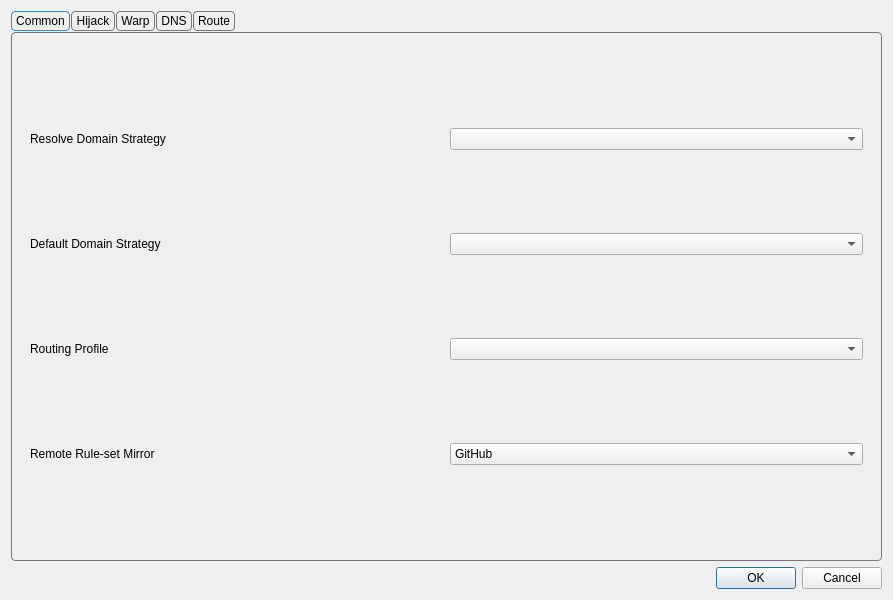
<?xml version="1.0" encoding="UTF-8"?>
<ui version="4.0">
 <class>DialogManageRoutes</class>
 <widget class="QDialog" name="DialogManageRoutes">
  <property name="geometry">
   <rect>
    <x>0</x>
    <y>0</y>
    <width>893</width>
    <height>600</height>
   </rect>
  </property>
  <property name="windowTitle">
   <string>Routes</string>
  </property>
  <layout class="QVBoxLayout" name="verticalLayout">
   <item>
    <widget class="QTabWidget" name="tabWidget">
     <property name="styleSheet">
      <string notr="true">QTabWidget::pane {
    margin-top: 1px;
    border: 1px solid #777777;
    border-radius: 4px;
}

QTabBar {
    background: transparent;
    qproperty-drawBase: 0;
}

QTabBar::tab {
    border: 1px solid #777777;
    border-radius: 4px;

    padding: 2px 4px;
    margin-right: 1px;
}

QTabBar::tab:selected {
    border: 1px solid palette(highlight);
}

QTabBar::tab:!selected {
    border: 1px solid #777777;
}

QTabBar::tab:hover:!selected {
    border: 1px solid #777777;
}</string>
     </property>
     <property name="currentIndex">
      <number>0</number>
     </property>
     <widget class="QWidget" name="tab">
      <attribute name="title">
       <string>Common</string>
      </attribute>
      <layout class="QVBoxLayout" name="verticalLayout_3">
       <item>
        <widget class="QWidget" name="widget" native="true">
         <layout class="QGridLayout" name="gridLayout_2">
          <item row="3" column="1">
           <widget class="QComboBox" name="route_prof"/>
          </item>
          <item row="2" column="0">
           <widget class="QLabel" name="label_3">
            <property name="toolTip">
             <string>&lt;html&gt;&lt;head/&gt;&lt;body&gt;&lt;p&gt;Used as default strategy when resolving outbound/dns server Domain addresses&lt;/p&gt;&lt;/body&gt;&lt;/html&gt;</string>
            </property>
            <property name="text">
             <string>Default Domain Strategy</string>
            </property>
           </widget>
          </item>
          <item row="1" column="1">
           <widget class="QComboBox" name="domainStrategyCombo">
            <property name="editable">
             <bool>false</bool>
            </property>
           </widget>
          </item>
          <item row="2" column="1">
           <widget class="QComboBox" name="default_domain_strategy">
            <property name="editable">
             <bool>false</bool>
            </property>
           </widget>
          </item>
          <item row="4" column="0">
           <widget class="QLabel" name="ruleset_mirror_l">
            <property name="text">
             <string>Remote Rule-set Mirror</string>
            </property>
           </widget>
          </item>
          <item row="1" column="0">
           <widget class="QLabel" name="label_6">
            <property name="toolTip">
             <string>&lt;html&gt;&lt;head/&gt;&lt;body&gt;&lt;p&gt;If not empty, resolves domains in requests according to the strategy&lt;/p&gt;&lt;/body&gt;&lt;/html&gt;</string>
            </property>
            <property name="text">
             <string>Resolve Domain Strategy</string>
            </property>
           </widget>
          </item>
          <item row="3" column="0">
           <widget class="QLabel" name="route_prof_l">
            <property name="text">
             <string>Routing Profile</string>
            </property>
           </widget>
          </item>
          <item row="4" column="1">
           <widget class="QComboBox" name="ruleset_mirror">
            <item>
             <property name="text">
              <string>GitHub</string>
             </property>
            </item>
            <item>
             <property name="text">
              <string>jsDelivr(Cloudflare)</string>
             </property>
            </item>
            <item>
             <property name="text">
              <string>jsDelivr(Gcore)</string>
             </property>
            </item>
            <item>
             <property name="text">
              <string>jsDelivr(Quantil)</string>
             </property>
            </item>
            <item>
             <property name="text">
              <string>jsDelivr(Fastly)</string>
             </property>
            </item>
            <item>
             <property name="text">
              <string>jsDelivr(CDN)</string>
             </property>
            </item>
           </widget>
          </item>
         </layout>
        </widget>
       </item>
      </layout>
     </widget>
     <widget class="QWidget" name="tab_4">
      <attribute name="title">
       <string>Hijack</string>
      </attribute>
      <layout class="QVBoxLayout" name="verticalLayout_7">
       <item>
        <widget class="QGroupBox" name="hijack_box">
         <property name="title">
          <string>DNS Server</string>
         </property>
         <layout class="QFormLayout" name="formLayout">
          <item row="0" column="0">
           <widget class="QCheckBox" name="dnshijack_enable">
            <property name="text">
             <string>Enable</string>
            </property>
           </widget>
          </item>
          <item row="0" column="1">
           <widget class="QPushButton" name="dnshijack_what">
            <property name="text">
             <string>How does it work?</string>
            </property>
           </widget>
          </item>
          <item row="3" column="0">
           <widget class="QLabel" name="dnshijack_listenport_l">
            <property name="text">
             <string>Listen Port</string>
            </property>
           </widget>
          </item>
          <item row="3" column="1">
           <widget class="QLineEdit" name="dnshijack_listenport"/>
          </item>
          <item row="4" column="0">
           <widget class="QLabel" name="dnshijack_v4resp_l">
            <property name="text">
             <string>IPv4 Response</string>
            </property>
           </widget>
          </item>
          <item row="4" column="1">
           <widget class="QLineEdit" name="dnshijack_v4resp"/>
          </item>
          <item row="5" column="0">
           <widget class="QLabel" name="dnshijack_v6resp_l">
            <property name="text">
             <string>IPv6 Response</string>
            </property>
           </widget>
          </item>
          <item row="5" column="1">
           <widget class="QLineEdit" name="dnshijack_v6resp"/>
          </item>
          <item row="6" column="0">
           <widget class="QLabel" name="dnshijack_rules_l">
            <property name="toolTip">
             <string>&lt;html&gt;&lt;head/&gt;&lt;body&gt;&lt;p&gt;Following format should be used:&lt;br/&gt;domain:a.com&lt;/p&gt;&lt;p&gt;suffix:a.com&lt;/p&gt;&lt;p&gt;regex:someregex&lt;/p&gt;&lt;p&gt;rule_set:nameOfRuleSet&lt;/p&gt;&lt;/body&gt;&lt;/html&gt;</string>
            </property>
            <property name="text">
             <string>Rules</string>
            </property>
           </widget>
          </item>
          <item row="6" column="1">
           <widget class="QTextEdit" name="dnshijack_rules"/>
          </item>
          <item row="2" column="1">
           <widget class="QCheckBox" name="dnshijack_allow_lan">
            <property name="toolTip">
             <string>&lt;html&gt;&lt;head/&gt;&lt;body&gt;&lt;p&gt;Whether to listen on 0.0.0.0 so that other devices on LAN can use this server&lt;/p&gt;&lt;/body&gt;&lt;/html&gt;</string>
            </property>
            <property name="text">
             <string>Allow Lan to Connect</string>
            </property>
           </widget>
          </item>
         </layout>
        </widget>
       </item>
       <item>
        <widget class="QGroupBox" name="groupBox_3">
         <property name="title">
          <string>Redirect Settings</string>
         </property>
         <layout class="QFormLayout" name="formLayout_2">
          <item row="2" column="1">
           <widget class="QLineEdit" name="redirect_listenport"/>
          </item>
          <item row="2" column="0">
           <widget class="QLabel" name="redirect_listenport_l">
            <property name="text">
             <string>Listen Port</string>
            </property>
           </widget>
          </item>
          <item row="0" column="0">
           <widget class="QCheckBox" name="redirect_enable">
            <property name="text">
             <string>Enable</string>
            </property>
           </widget>
          </item>
          <item row="1" column="1">
           <widget class="QLineEdit" name="redirect_listenaddr"/>
          </item>
          <item row="1" column="0">
           <widget class="QLabel" name="redirect_listenaddr_l">
            <property name="text">
             <string>Listen Address</string>
            </property>
           </widget>
          </item>
         </layout>
        </widget>
       </item>
      </layout>
     </widget>
     <widget class="QWidget" name="tab_5">
      <attribute name="title">
       <string>Warp</string>
      </attribute>
      <layout class="QVBoxLayout" name="verticalLayout_8">
       <item>
        <widget class="QWidget" name="widget_3" native="true">
         <layout class="QFormLayout" name="formLayout_3">
          <item row="0" column="0">
           <widget class="QCheckBox" name="enable_warp">
            <property name="toolTip">
             <string>&lt;html&gt;&lt;head/&gt;&lt;body&gt;&lt;p&gt;Enables the following config to be used as egress, useful for bypassing services restrciting non-warp VPNs&lt;/p&gt;&lt;/body&gt;&lt;/html&gt;</string>
            </property>
            <property name="text">
             <string>Enable Warp</string>
            </property>
           </widget>
          </item>
          <item row="1" column="0">
           <widget class="QLabel" name="label_7">
            <property name="text">
             <string>Endpoint</string>
            </property>
           </widget>
          </item>
          <item row="1" column="1">
           <widget class="QLineEdit" name="warp_ep"/>
          </item>
          <item row="2" column="0">
           <widget class="QLabel" name="label_4">
            <property name="text">
             <string>Private Key</string>
            </property>
           </widget>
          </item>
          <item row="2" column="1">
           <widget class="QLineEdit" name="warp_private_key"/>
          </item>
          <item row="3" column="0">
           <widget class="QLabel" name="label_5">
            <property name="text">
             <string>Public Key</string>
            </property>
           </widget>
          </item>
          <item row="3" column="1">
           <widget class="QLineEdit" name="warp_public_key"/>
          </item>
          <item row="7" column="1">
           <widget class="QPushButton" name="warp_autogen">
            <property name="toolTip">
             <string>&lt;html&gt;&lt;head/&gt;&lt;body&gt;&lt;p&gt;Gets a new config from cloudflare API&lt;/p&gt;&lt;/body&gt;&lt;/html&gt;</string>
            </property>
            <property name="text">
             <string>Generate Warp Config</string>
            </property>
           </widget>
          </item>
          <item row="5" column="1">
           <widget class="QLineEdit" name="warp_reserved"/>
          </item>
          <item row="5" column="0">
           <widget class="QLabel" name="label">
            <property name="text">
             <string>Reserved</string>
            </property>
           </widget>
          </item>
          <item row="4" column="0">
           <widget class="QLabel" name="label_12">
            <property name="text">
             <string>Interface Addresses</string>
            </property>
           </widget>
          </item>
          <item row="4" column="1">
           <widget class="QLineEdit" name="warp_ifc_addrs"/>
          </item>
         </layout>
        </widget>
       </item>
      </layout>
     </widget>
     <widget class="QWidget" name="tab_3">
      <attribute name="title">
       <string>DNS</string>
      </attribute>
      <layout class="QVBoxLayout" name="verticalLayout_4">
       <item>
        <widget class="QGroupBox" name="simple_dns_box">
         <property name="title">
          <string>Simple DNS Settings</string>
         </property>
         <layout class="QGridLayout" name="gridLayout">
          <item row="2" column="0">
           <widget class="QLabel" name="label_8">
            <property name="toolTip">
             <string>This is especially important and it is recommended to use the default value of &quot;localhost&quot;.
If the default value does not work, try changing it to &quot;223.5.5.5&quot;.
For more information, see the document &quot;Configuration/DNS&quot;.</string>
            </property>
            <property name="text">
             <string>Direct DNS</string>
            </property>
           </widget>
          </item>
          <item row="1" column="3">
           <layout class="QHBoxLayout" name="horizontalLayout_7">
            <item>
             <widget class="QComboBox" name="remote_dns">
              <property name="sizePolicy">
               <sizepolicy hsizetype="Expanding" vsizetype="Fixed">
                <horstretch>0</horstretch>
                <verstretch>0</verstretch>
               </sizepolicy>
              </property>
              <property name="editable">
               <bool>true</bool>
              </property>
              <item>
               <property name="text">
                <string notr="true">tls://8.8.8.8</string>
               </property>
              </item>
              <item>
               <property name="text">
                <string notr="true">tls://1.1.1.1</string>
               </property>
              </item>
              <item>
               <property name="text">
                <string notr="true">8.8.8.8</string>
               </property>
              </item>
              <item>
               <property name="text">
                <string notr="true">1.1.1.1</string>
               </property>
              </item>
             </widget>
            </item>
            <item>
             <widget class="QLabel" name="label_10">
              <property name="text">
               <string>Query Strategy</string>
              </property>
             </widget>
            </item>
            <item>
             <widget class="QComboBox" name="remote_dns_strategy"/>
            </item>
           </layout>
          </item>
          <item row="2" column="3">
           <layout class="QHBoxLayout" name="horizontalLayout_8">
            <item>
             <widget class="QComboBox" name="direct_dns">
              <property name="sizePolicy">
               <sizepolicy hsizetype="Expanding" vsizetype="Fixed">
                <horstretch>0</horstretch>
                <verstretch>0</verstretch>
               </sizepolicy>
              </property>
              <property name="editable">
               <bool>true</bool>
              </property>
              <item>
               <property name="text">
                <string notr="true">localhost</string>
               </property>
              </item>
              <item>
               <property name="text">
                <string notr="true">223.5.5.5</string>
               </property>
              </item>
              <item>
               <property name="text">
                <string notr="true">119.29.29.29</string>
               </property>
              </item>
              <item>
               <property name="text">
                <string notr="true">178.22.122.100</string>
               </property>
              </item>
              <item>
               <property name="text">
                <string notr="true">77.88.8.8</string>
               </property>
              </item>
             </widget>
            </item>
            <item>
             <widget class="QLabel" name="label_11">
              <property name="text">
               <string>Query Strategy</string>
              </property>
             </widget>
            </item>
            <item>
             <widget class="QComboBox" name="direct_dns_strategy"/>
            </item>
           </layout>
          </item>
          <item row="4" column="3">
           <layout class="QHBoxLayout" name="horizontalLayout_5">
            <item>
             <widget class="QLineEdit" name="local_override"/>
            </item>
           </layout>
          </item>
          <item row="6" column="3">
           <layout class="QHBoxLayout" name="horizontalLayout_3">
            <item>
             <widget class="QComboBox" name="dns_final_out">
              <item>
               <property name="text">
                <string notr="true">remote</string>
               </property>
              </item>
              <item>
               <property name="text">
                <string notr="true">direct</string>
               </property>
              </item>
             </widget>
            </item>
            <item>
             <widget class="QCheckBox" name="enable_fakeip">
              <property name="text">
               <string>Enable FakeIP</string>
              </property>
             </widget>
            </item>
            <item>
             <widget class="QCheckBox" name="enable_dns_routing">
              <property name="toolTip">
               <string>&lt;html&gt;&lt;head/&gt;&lt;body&gt;&lt;p&gt;When enabled, domains destined for direct outbound will also be resolved using direct dns&lt;/p&gt;&lt;/body&gt;&lt;/html&gt;</string>
              </property>
              <property name="text">
               <string>Enable DNS Routing</string>
              </property>
             </widget>
            </item>
            <item>
             <widget class="QCheckBox" name="respect_hosts">
              <property name="toolTip">
               <string>&lt;html&gt;&lt;head/&gt;&lt;body&gt;&lt;p&gt;Answer A/AAAA queries from the system hosts file before consulting any DNS server. Only domains actually listed in the file are affected.&lt;/p&gt;&lt;/body&gt;&lt;/html&gt;</string>
              </property>
              <property name="text">
               <string>Respect Hosts File</string>
              </property>
             </widget>
            </item>
            <item>
             <widget class="QPushButton" name="predefined_dns">
              <property name="sizePolicy">
               <sizepolicy hsizetype="Maximum" vsizetype="Fixed">
                <horstretch>0</horstretch>
                <verstretch>0</verstretch>
               </sizepolicy>
              </property>
              <property name="text">
               <string>Predefined Answers</string>
              </property>
             </widget>
            </item>
           </layout>
          </item>
          <item row="1" column="0">
           <widget class="QLabel" name="label_9">
            <property name="toolTip">
             <string>&lt;html&gt;&lt;head/&gt;&lt;body&gt;&lt;p&gt;examples:&lt;br/&gt;tls://8.8.8.8&lt;br/&gt;https://domain/path&lt;/p&gt;&lt;p&gt;tcp://8.8.8.8:1234&lt;/p&gt;&lt;p&gt;dhcp://auto&lt;/p&gt;&lt;p&gt;h3://domain/path&lt;/p&gt;&lt;p&gt;quic://domain:4632&lt;/p&gt;&lt;p&gt;etc&lt;/p&gt;&lt;/body&gt;&lt;/html&gt;</string>
            </property>
            <property name="text">
             <string>Remote DNS</string>
            </property>
            <property name="buddy">
             <cstring>widget</cstring>
            </property>
           </widget>
          </item>
          <item row="4" column="0">
           <widget class="QLabel" name="label_2">
            <property name="toolTip">
             <string>&lt;html&gt;&lt;head/&gt;&lt;body&gt;&lt;p&gt;Local DNS can not be used in some configurations, you will have to set an ip here to be used as local dns in such situations&lt;/p&gt;&lt;/body&gt;&lt;/html&gt;</string>
            </property>
            <property name="text">
             <string>Local Override</string>
            </property>
           </widget>
          </item>
          <item row="6" column="0">
           <widget class="QLabel" name="dns_final_out_l">
            <property name="text">
             <string>Default DNS server</string>
            </property>
           </widget>
          </item>
         </layout>
        </widget>
       </item>
       <item>
        <widget class="QGroupBox" name="groupBox">
         <property name="sizePolicy">
          <sizepolicy hsizetype="Preferred" vsizetype="Maximum">
           <horstretch>0</horstretch>
           <verstretch>0</verstretch>
          </sizepolicy>
         </property>
         <property name="title">
          <string>Advanced</string>
         </property>
         <layout class="QVBoxLayout" name="verticalLayout_5">
          <item>
           <widget class="QPushButton" name="dns_advanced">
            <property name="sizePolicy">
             <sizepolicy hsizetype="Expanding" vsizetype="Fixed">
              <horstretch>0</horstretch>
              <verstretch>0</verstretch>
             </sizepolicy>
            </property>
            <property name="toolTip">
             <string>&lt;html&gt;&lt;head/&gt;&lt;body&gt;&lt;p&gt;Cache behaviour, optimistic cache and query timeout.&lt;/p&gt;&lt;/body&gt;&lt;/html&gt;</string>
            </property>
            <property name="text">
             <string>Advanced Settings</string>
            </property>
           </widget>
          </item>
          <item>
           <widget class="QCheckBox" name="apply_dns_to_full_config">
            <property name="toolTip">
             <string>&lt;html&gt;&lt;head/&gt;&lt;body&gt;&lt;p&gt;Profiles that carry a whole sing-box config normally use the DNS servers written into that config, ignoring everything above. Turn this on to use these settings instead. If the profile\x27s own rules reference its DNS servers the swap is skipped and reported in the log.&lt;/p&gt;&lt;/body&gt;&lt;/html&gt;</string>
            </property>
            <property name="text">
             <string>Apply these DNS settings to full-config profiles</string>
            </property>
           </widget>
          </item>
          <item>
           <layout class="QHBoxLayout" name="horizontalLayout_4">
            <item>
             <widget class="QCheckBox" name="use_dns_object">
              <property name="text">
               <string>Use Custom DNS Object</string>
              </property>
             </widget>
            </item>
            <item>
             <widget class="QPushButton" name="dns_object_edit">
              <property name="sizePolicy">
               <sizepolicy hsizetype="Expanding" vsizetype="Fixed">
                <horstretch>0</horstretch>
                <verstretch>0</verstretch>
               </sizepolicy>
              </property>
              <property name="text">
               <string>Edit DNS Object</string>
              </property>
             </widget>
            </item>
           </layout>
          </item>
         </layout>
        </widget>
       </item>
      </layout>
     </widget>
     <widget class="QWidget" name="tab_2">
      <attribute name="title">
       <string>Route</string>
      </attribute>
      <layout class="QVBoxLayout" name="verticalLayout_2">
       <item>
        <widget class="QGroupBox" name="route_profiles_box">
         <property name="title">
          <string>Routing Profiles</string>
         </property>
         <layout class="QVBoxLayout" name="verticalLayout_6">
          <item>
           <widget class="QListWidget" name="route_profiles"/>
          </item>
          <item>
           <widget class="QWidget" name="widget_2" native="true">
            <layout class="QHBoxLayout" name="horizontalLayout_2">
             <item>
              <widget class="QPushButton" name="new_route">
               <property name="text">
                <string>New</string>
               </property>
              </widget>
             </item>
             <item>
              <widget class="QPushButton" name="clone_route">
               <property name="text">
                <string>Clone</string>
               </property>
              </widget>
             </item>
             <item>
              <widget class="QPushButton" name="export_route">
               <property name="text">
                <string>Export</string>
               </property>
              </widget>
             </item>
             <item>
              <widget class="QPushButton" name="import_route">
               <property name="text">
                <string>Import</string>
               </property>
              </widget>
             </item>
             <item>
              <widget class="QPushButton" name="edit_route">
               <property name="text">
                <string>Edit</string>
               </property>
              </widget>
             </item>
             <item>
              <widget class="QPushButton" name="delete_route">
               <property name="text">
                <string>Delete</string>
               </property>
              </widget>
             </item>
             <item>
              <widget class="QPushButton" name="update_route">
               <property name="toolTip">
                <string>Update the selected remote routing profile, or all of them</string>
               </property>
               <property name="text">
                <string>Update</string>
               </property>
              </widget>
             </item>
            </layout>
           </widget>
          </item>
         </layout>
        </widget>
       </item>
      </layout>
     </widget>
    </widget>
   </item>
   <item>
    <layout class="QHBoxLayout" name="horizontalLayout">
     <item>
      <widget class="QDialogButtonBox" name="buttonBox">
       <property name="sizePolicy">
        <sizepolicy hsizetype="Preferred" vsizetype="Preferred">
         <horstretch>0</horstretch>
         <verstretch>0</verstretch>
        </sizepolicy>
       </property>
       <property name="standardButtons">
        <set>QDialogButtonBox::StandardButton::Cancel|QDialogButtonBox::StandardButton::Ok</set>
       </property>
      </widget>
     </item>
    </layout>
   </item>
  </layout>
 </widget>
 <tabstops>
  <tabstop>tabWidget</tabstop>
  <tabstop>domainStrategyCombo</tabstop>
  <tabstop>default_domain_strategy</tabstop>
  <tabstop>remote_dns</tabstop>
  <tabstop>remote_dns_strategy</tabstop>
  <tabstop>direct_dns</tabstop>
  <tabstop>direct_dns_strategy</tabstop>
  <tabstop>dns_final_out</tabstop>
 </tabstops>
 <resources/>
 <connections>
  <connection>
   <sender>buttonBox</sender>
   <signal>rejected()</signal>
   <receiver>DialogManageRoutes</receiver>
   <slot>reject()</slot>
   <hints>
    <hint type="sourcelabel">
     <x>399</x>
     <y>574</y>
    </hint>
    <hint type="destinationlabel">
     <x>399</x>
     <y>299</y>
    </hint>
   </hints>
  </connection>
  <connection>
   <sender>buttonBox</sender>
   <signal>accepted()</signal>
   <receiver>DialogManageRoutes</receiver>
   <slot>accept()</slot>
   <hints>
    <hint type="sourcelabel">
     <x>399</x>
     <y>574</y>
    </hint>
    <hint type="destinationlabel">
     <x>399</x>
     <y>299</y>
    </hint>
   </hints>
  </connection>
 </connections>
</ui>
